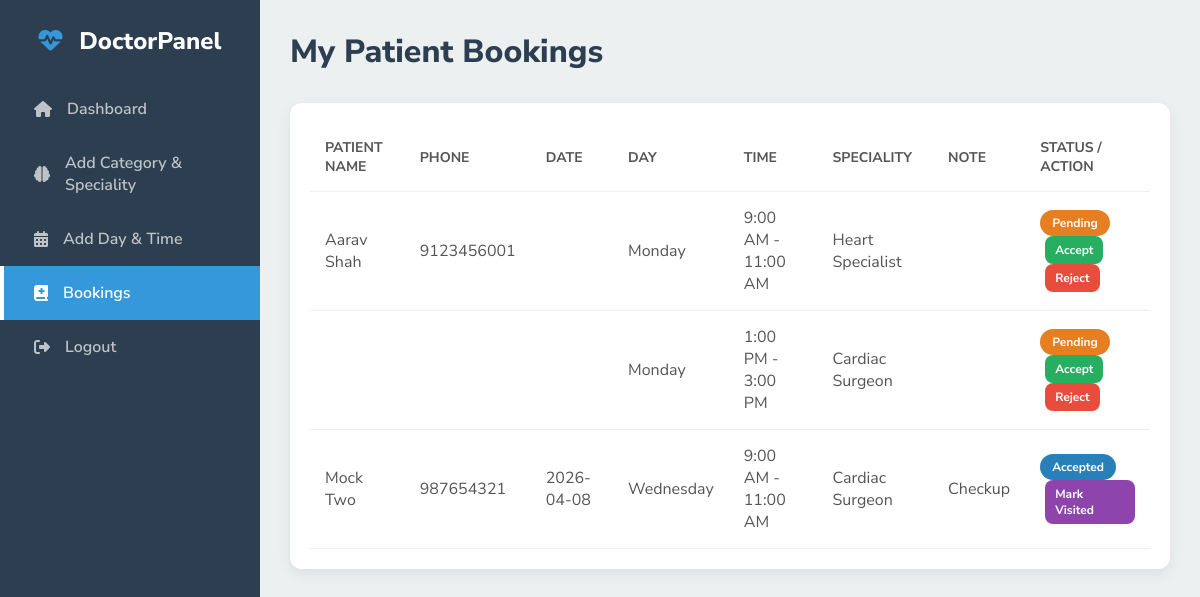
Page /MINI_PHP/booking.php (signed in) on the committed database.
### tables this page shows
CREATE TABLE `visit_booking` (
  `id` int(11) NOT NULL,
  `patient_id` int(11) DEFAULT 0,
  `doctor_id` int(11) DEFAULT 0,
  `speciality_id` int(11) DEFAULT 0,
  `time_id` int(11) DEFAULT 0,
  `Note` varchar(225) DEFAULT '',
  `is_visited` int(11) DEFAULT 0,
  `created_at` timestamp NOT NULL DEFAULT current_timestamp(),
  `updated_at` timestamp NOT NULL DEFAULT current_timestamp() ON UPDATE current_timestamp(),
  `appointment_date` date DEFAULT NULL,
  `status` enum('pending','accepted','visited','rejected') DEFAULT 'pending',
  `patient_notified` tinyint(1) DEFAULT 0
);

CREATE TABLE `patient` (
  `id` int(11) NOT NULL,
  `firstname` varchar(225) DEFAULT '',
  `lastname` varchar(225) DEFAULT '',
  `phone_number` bigint(20) DEFAULT 0,
  `email` varchar(100) DEFAULT NULL,
  `password` varchar(255) DEFAULT NULL,
  `date_of_birth` date DEFAULT curdate(),
  `gender` varchar(225) DEFAULT '',
  `address` varchar(225) DEFAULT '',
  `created_at` timestamp NOT NULL DEFAULT current_timestamp(),
  `updated_at` timestamp NOT NULL DEFAULT current_timestamp() ON UPDATE current_timestamp()
);

CREATE TABLE `doctor_available_day` (
  `id` int(11) NOT NULL,
  `doctor_id` int(11) DEFAULT 0,
  `day` tinyint(4) DEFAULT 1,
  `created_at` timestamp NOT NULL DEFAULT current_timestamp(),
  `updated_at` timestamp NOT NULL DEFAULT current_timestamp() ON UPDATE current_timestamp()
);

CREATE TABLE `doctor_available_time` (
  `id` int(11) NOT NULL,
  `day_id` int(11) DEFAULT 0,
  `start_time` time DEFAULT '00:00:00',
  `end_time` time DEFAULT '00:00:00',
  `created_at` timestamp NOT NULL DEFAULT current_timestamp(),
  `updated_at` timestamp NOT NULL DEFAULT current_timestamp() ON UPDATE current_timestamp()
);

CREATE TABLE `speciality` (
  `id` int(11) NOT NULL,
  `category_id` int(11) DEFAULT 0,
  `doctor_speciality` varchar(225) DEFAULT '',
  `created_at` timestamp NOT NULL DEFAULT current_timestamp(),
  `updated_at` timestamp NOT NULL DEFAULT current_timestamp() ON UPDATE current_timestamp()
);

### MINI_PHP/booking.php (the view, shortened to what this page needs)
<?php
include("config.php");
$doctor_id = $_SESSION['doctor_id'];
$booking_query = "
SELECT vb.id as booking_id,
       p.firstname as patient_firstname, p.lastname as patient_lastname, p.phone_number, p.gender, p.address,
       s.doctor_speciality, vb.appointment_date, dat.start_time, dat.end_time, dad.day, vb.Note, vb.is_visited, vb.status
FROM visit_booking vb
LEFT JOIN patient p ON vb.patient_id = p.id
LEFT JOIN speciality s ON vb.speciality_id = s.id
LEFT JOIN doctor_available_time dat ON vb.time_id = dat.id
LEFT JOIN doctor_available_day dad ON dat.day_id = dad.id
WHERE vb.doctor_id = $doctor_id
ORDER BY dad.day, dat.start_time
";
$bookings_result = mysqli_query($conn, $booking_query);
$days_map = ['1' => 'Monday', '2' => 'Tuesday', '3' => 'Wednesday', '4' => 'Thursday', '5' => 'Friday', '6' => 'Saturday', '7' => 'Sunday'];
?>
<!DOCTYPE html>
<html lang="en">
<head>
    <link rel="stylesheet" href="https://cdnjs.cloudflare.com/ajax/libs/font-awesome/6.4.0/css/all.min.css">
</head>
<body>
    <div class="sidebar">
        <div class="sidebar-header">
            <i class="fas fa-heart-pulse"></i> <span>DoctorPanel</span>
        </div>
        <nav class="sidebar-nav">
            <a href="doctor_dashboard.php"><i class="fas fa-home"></i> <span>Dashboard</span></a>
            <a href="add_speciality.php"><i class="fas fa-brain"></i> <span>Add Category & Speciality</span></a>
            <a href="add_day_time.php"><i class="fas fa-calendar-alt"></i> <span>Add Day & Time</span></a>
            <a href="booking.php" class="active"><i class="fas fa-book-medical"></i> <span>Bookings</span></a>
            <a href="logout.php"><i class="fas fa-sign-out-alt"></i> <span>Logout</span></a>
        </nav>
    </div>
    <main class="main-content">
        <header class="header">
            <h1>My Patient Bookings</h1>
        </header>
        <div class="card">
            <?php if (mysqli_num_rows($bookings_result) > 0): ?>
                <table class="data-table">
                    <thead>
                        <tr>
                            <th>Patient Name</th>
                            <th>Phone</th>
                            <th>Date</th>
                            <th>Day</th>
                            <th>Time</th>
                            <th>Speciality</th>
                            <th>Note</th>
                            <th>Status / Action</th>
                        </tr>
                    </thead>
                    <tbody>
                        <?php while ($booking = mysqli_fetch_assoc($bookings_result)) { ?>
                            <tr>
                                <td><?php echo htmlspecialchars($booking['patient_firstname'] . ' ' . $booking['patient_lastname']); ?></td>
                                <td><?php echo htmlspecialchars($booking['phone_number']); ?></td>
                                <td><?php echo htmlspecialchars($booking['appointment_date']); ?></td>
                                <td><?php echo htmlspecialchars($days_map[$booking['day']]); ?></td>
                                <td><?php echo date("g:i A", strtotime($booking['start_time'])) . " - " . date("g:i A", strtotime($booking['end_time'])); ?></td>
                                <td><?php echo htmlspecialchars($booking['doctor_speciality']); ?></td>
                                <td><?php echo htmlspecialchars($booking['Note']); ?></td>
                                <td>
                                    <?php
                                    if ($booking['status'] == 'pending' || $booking['status'] == '' || $booking['status'] == null) {
                                        echo '<span class="status-badge status-pending">Pending</span> ';
                                        echo '<a href="?action=accept&booking_id=' . $booking['booking_id'] . '" class="btn-accept">Accept</a>';
                                        echo '<a href="?action=reject&booking_id=' . $booking['booking_id'] . '" class="btn-reject" onclick="return confirm(\'Are you sure you want to reject this booking?\')">Reject</a>';
                                    } elseif ($booking['status'] == 'accepted') {
                                        echo '<span class="status-badge" style="background:#2980b9;">Accepted</span> ';
                                        echo '<a href="?action=visited&booking_id=' . $booking['booking_id'] . '" class="btn-visited">Mark Visited</a>';
                                    } elseif ($booking['status'] == 'visited') {
                                        echo '<span class="status-badge status-visited">Visited</span>';
                                    } elseif ($booking['status'] == 'rejected') {
                                        echo '<span class="status-badge" style="background:#e74c3c;">Rejected</span>';
                                    }
                                    ?>
                                </td>
                            </tr>
                        <?php } ?>
                    </tbody>
                </table>
            <?php else: ?>
                <p style="text-align: center; padding: 20px;">No bookings found.</p>
            <?php endif; ?>
        </div>
    </main>
</body>
</html>

### MINI_PHP/booking.php (style rules this page uses)
:root { --primary-color: #3498db; --secondary-color: #2c3e50; --background-color: #ecf0f1; --card-background: #ffffff; --text-color: #555; --heading-color: var(--secondary-color); --border-radius: 12px; --card-shadow: 0 5px 15px rgba(0, 0, 0, 0.07); --success-color: #27ae60; --pending-color: #e67e22; }
body { font-family: 'Nunito Sans', sans-serif; margin: 0; background-color: var(--background-color); color: var(--text-color); display: flex; }
.sidebar { width: 260px; background: var(--secondary-color); color: #fff; position: fixed; height: 100%; padding-top: 25px; }
.sidebar-header { text-align: center; padding-bottom: 25px; font-size: 24px; font-weight: 800; }
.sidebar-header i { margin-right: 10px; color: var(--primary-color); }
.sidebar-nav a { display: flex; align-items: center; gap: 15px; padding: 16px 30px; text-decoration: none; color: #bdc3c7; font-weight: 600; font-size: 16px; border-left: 4px solid transparent; transition: all 0.3s ease; }
.sidebar-nav a.active { background-color: var(--primary-color); color: #fff; border-left: 4px solid #fff; }
.main-content { margin-left: 260px; width: calc(100% - 260px); padding: 30px; }
.header h1 { font-size: 32px; font-weight: 800; color: var(--heading-color); margin: 0 0 30px 0; }
.card { background-color: var(--card-background); border-radius: var(--border-radius); padding: 20px; box-shadow: var(--card-shadow); overflow-x: auto; }
.data-table { width: 100%; border-collapse: collapse; min-width: 800px; }
.data-table th, .data-table td { padding: 15px; text-align: left; border-bottom: 1px solid #ecf0f1; }
.data-table th { font-size: 14px; font-weight: 700; text-transform: uppercase; }
.status-badge { display: inline-block; padding: 5px 12px; border-radius: 15px; font-weight: 700; font-size: 12px; color: #fff; text-align: center; }
.status-pending { background-color: var(--pending-color); }
.btn-accept, .btn-visited, .btn-reject { display: inline-block; padding: 6px 10px; margin-left: 5px; border-radius: 8px; text-decoration: none; font-size: 12px; color: #fff; font-weight: 700; }
.btn-accept { background-color: #27ae60; }
.btn-visited { background-color: #8e44ad; }
.btn-reject { background-color: #e74c3c; }

### rows in the picture
visit_booking: patient.lastname "Aarav Shah", patient.phone_number "9123456001", doctor_available_day.day "Monday", doctor_available_time.start_time "9:00 AM", doctor_available_time.end_time "11:00 AM", speciality.doctor_speciality "Heart Specialist"
visit_booking: doctor_available_day.day "Monday", doctor_available_time.start_time "1:00 PM", doctor_available_time.end_time "3:00 PM", speciality.doctor_speciality "Cardiac Surgeon"
visit_booking: patient.lastname "Mock Two", patient.phone_number "987654321", appointment_date "2026-04-08", doctor_available_day.day "Wednesday", doctor_available_time.start_time "9:00 AM", doctor_available_time.end_time "11:00 AM", speciality.doctor_speciality "Cardiac Surgeon", Note "Checkup"
